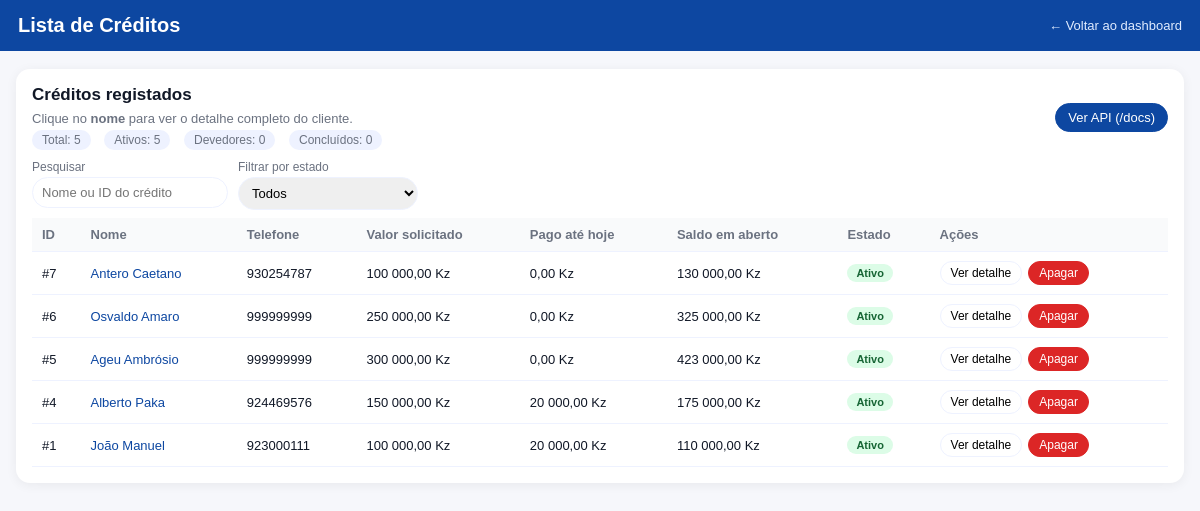
/dashboard/creditos, run on an earlier commit of the app's database.
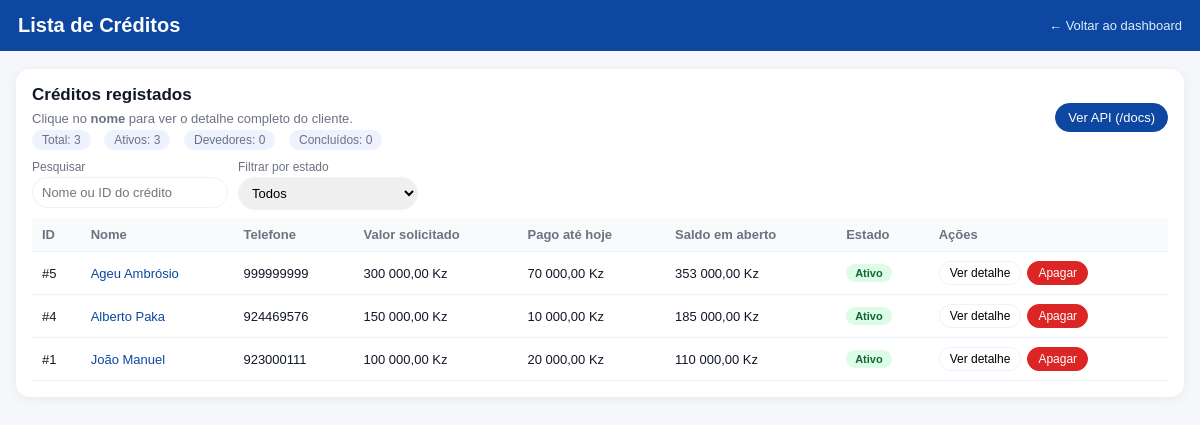
And on a later commit of the database.
### app/db_models.py (models this page shows)
class CreditoDB(Base):
    __tablename__ = "creditos"
    id_credito = Column(Integer, primary_key=True, index=True)
    nome = Column(String(120), nullable=False)
    telefone = Column(String(50), nullable=False)
    profissao = Column(String(120), nullable=False)
    salario_mensal = Column(Float, nullable=False)
    valor_solicitado = Column(Float, nullable=False)
    duracao_meses = Column(Integer, nullable=False)
    taxa_juros = Column(Float, nullable=False)
    valor_total_reembolsar = Column(Float, nullable=False)
    prestacao_mensal = Column(Float, nullable=False)
    valor_pago = Column(Float, nullable=False, default=0.0)
    saldo_em_aberto = Column(Float, nullable=False)
    data_inicio = Column(Date, nullable=False)
    data_fim = Column(Date, nullable=False)
    estado = Column(String(30), nullable=False)
    comentario = Column(Text, nullable=True)
    pagamentos = relationship(
        "PagamentoDB",
        back_populates="credito",
        cascade="all, delete-orphan",
    )

### app/routes/dashboard.py (the view)
@router.get(
    "/creditos",
    response_class=HTMLResponse,
    summary="Lista completa de créditos",
)
def dashboard_creditos_page(request: Request):
    db = SessionLocal()
    try:
        creditos_db = (
            db.query(CreditoDB)
            .order_by(CreditoDB.id_credito.desc())
            .all()
        )
        creditos = []
        for c in creditos_db:
            creditos.append(
                {
                    "id_credito": c.id_credito,
                    "nome": c.nome,
                    "telefone": c.telefone,
                    "valor_solicitado": float(c.valor_solicitado or 0),
                    "valor_pago": float(c.valor_pago or 0),
                    "saldo_em_aberto": float(c.saldo_em_aberto or 0),
                    "estado": c.estado,
                }
            )
        total = len(creditos)
        ativos = sum(1 for i in creditos if i["estado"] == "Ativo")
        devedores = sum(1 for i in creditos if i["estado"] == "Devedor")
        concluidos = sum(1 for i in creditos if i["estado"] == "Concluído")
    finally:
        db.close()
    return templates.TemplateResponse(
        "creditos_lista.html",
        {
            "request": request,
            "creditos": creditos,
            "stats": {
                "total": total,
                "ativos": ativos,
                "devedores": devedores,
                "concluidos": concluidos,
            },
        },
    )

### templates/creditos_lista.html (shortened to what this page needs)
<!doctype html>
<html lang="pt">
<head>
</head>
<body>
<header>
  <div class="title">Lista de Créditos</div>
  <a href="/dashboard">&larr; Voltar ao dashboard</a>
</header>
<div class="wrap">
  <div class="card">
    <div class="top-row">
      <div>
        <h2>Créditos registados</h2>
        <p>Clique no <strong>nome</strong> para ver o detalhe completo do cliente.</p>
        <div class="stats">
          <button type="button" onclick="setFiltroEstado('todos')">
            Total: {{ stats.total if stats and stats.total is not none else 0 }}
          </button>
          <button type="button" onclick="setFiltroEstado('Ativo')">
            Ativos: {{ stats.ativos if stats and stats.ativos is not none else 0 }}
          </button>
          <button type="button" onclick="setFiltroEstado('Devedor')">
            Devedores: {{ stats.devedores if stats and stats.devedores is not none else 0 }}
          </button>
          <button type="button" onclick="setFiltroEstado('Concluído')">
            Concluídos: {{ stats.concluidos if stats and stats.concluidos is not none else 0 }}
          </button>
        </div>
      </div>
      <div class="top-row-right">
        <button class="btn btn-primary" onclick="window.location.href='/docs'">Ver API (/docs)</button>
      </div>
    </div>
    <div class="filters">
      <div class="field">
        <label for="filtroBusca">Pesquisar</label>
        <input id="filtroBusca" type="text" placeholder="Nome ou ID do crédito" oninput="aplicarFiltro()">
      </div>
      <div class="field">
        <label for="filtroEstado">Filtrar por estado</label>
        <select id="filtroEstado" onchange="aplicarFiltro()">
          <option value="todos">Todos</option>
        </select>
      </div>
    </div>
    <table id="tabelaCreditos">
      <thead>
        <tr>
          <th>ID</th>
          <th>Nome</th>
          <th>Telefone</th>
          <th>Valor solicitado</th>
          <th>Pago até hoje</th>
          <th>Saldo em aberto</th>
          <th>Estado</th>
          <th>Ações</th>
        </tr>
      </thead>
      <tbody>
      {% if creditos and creditos|length > 0 %}
        {% for c in creditos %}
        <tr data-id="{{ c.id_credito }}"
            data-nome="{{ c.nome | lower }}"
            data-estado="{{ c.estado }}">
          <td>#{{ c.id_credito }}</td>
          <td>
            <a href="/dashboard/creditos/{{ c.id_credito }}" class="nome-link">
              {{ c.nome }}
            </a>
          </td>
          <td>{{ c.telefone }}</td>
          <td>{{ "{:,.2f}".format(c.valor_solicitado).replace(",", "X").replace(".", ",").replace("X", " ") }} Kz</td>
          <td>{{ "{:,.2f}".format(c.valor_pago).replace(",", "X").replace(".", ",").replace("X", " ") }} Kz</td>
          <td>{{ "{:,.2f}".format(c.saldo_em_aberto).replace(",", "X").replace(".", ",").replace("X", " ") }} Kz</td>
          <td>
            {% if c.estado == "Ativo" %}
              <span class="pill pill-ativo">Ativo</span>
            {% elif c.estado == "Devedor" %}
              <span class="pill pill-devedor">Devedor</span>
            {% elif c.estado == "Concluído" %}
              <span class="pill pill-concluido">Concluído</span>
            {% else %}
              <span class="pill pill-concluido">{{ c.estado }}</span>
            {% endif %}
          </td>
          <td>
            <div class="actions">
              <button class="btn btn-sm"
                      onclick="window.location.href='/dashboard/creditos/{{ c.id_credito }}'">
                Ver detalhe
              </button>
              <button class="btn btn-sm btn-danger"
                      onclick="apagarCredito({{ c.id_credito }})">
                Apagar
              </button>
            </div>
          </td>
        </tr>
        {% endfor %}
      {% else %}
        <tr><td colspan="8" class="muted">Ainda não há créditos registados.</td></tr>
      {% endif %}
      </tbody>
    </table>
  </div>
</div>
</body>
</html>

What changed in the data, as far as the page shows it:
removed CreditoDB: id_credito "7", nome "Antero Caetano", telefone "930254787", valor_solicitado "100 000,00", valor_pago "0,00", saldo_em_aberto "130 000,00", estado "Ativo"
removed CreditoDB: id_credito "6", nome "Osvaldo Amaro", telefone "999999999", valor_solicitado "250 000,00", valor_pago "0,00", saldo_em_aberto "325 000,00", estado "Ativo"
changed CreditoDB "Ageu Ambrósio": valor_pago "0,00" → "70 000,00"; saldo_em_aberto "423 000,00" → "353 000,00"
changed CreditoDB "Alberto Paka": valor_pago "20 000,00" → "10 000,00"; saldo_em_aberto "175 000,00" → "185 000,00"
Also different on the page:
{{ stats.total if stats and stats.total is not none else 0 }}: "5" → "3"
{{ stats.ativos if stats and stats.ativos is not none else 0 }}: "5" → "3"
